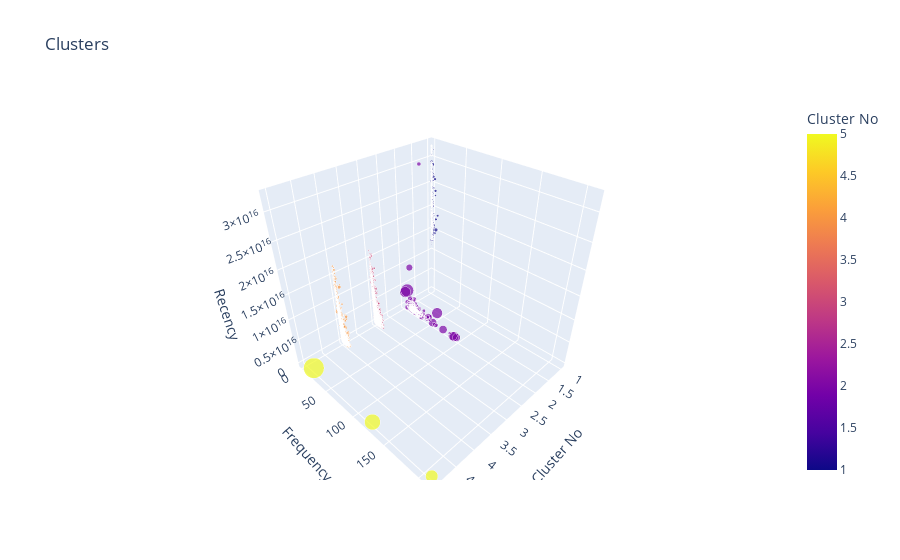

Notebook code for this chart:
### Code cell
px.scatter_3d(df_RFM.to_pandas(), 
              x='Cluster No', 
              y='Frequency', 
              z='Recency',
              size='Monetary',
              
              color='Cluster No', title='Clusters')

### Figure 1 — Plotly figure (JSON) as saved in the notebook; plotly's stock layout.template omitted (floating-point values rounded to 4 significant figures; data arrays with more than 128 entries replaced by an {"elided": "..."} marker saying what was removed)
{"data": [{"hovertemplate": "Cluster No=%{marker.color}<br>Frequency=%{y}<br>Recency=%{z}<br>Monetary=%{marker.size}<extra></extra>", "legendgroup": "", "marker": {"color": {"elided": "4297 int values"}, "coloraxis": "coloraxis", "size": {"elided": "4297 float values"}, "sizemode": "area", "sizeref": 83.33, "symbol": "circle"}, "mode": "markers", "name": "", "scene": "scene", "showlegend": false, "type": "scatter3d", "x": {"elided": "4297 int values"}, "y": {"elided": "4297 int values"}, "z": {"elided": "4297 int values"}}], "layout": {"coloraxis": {"colorbar": {"title": {"text": "Cluster No"}}, "colorscale": [[0, "#0d0887"], [0.1111, "#46039f"], [0.2222, "#7201a8"], [0.3333, "#9c179e"], [0.4444, "#bd3786"], [0.5556, "#d8576b"], [0.6667, "#ed7953"], [0.7778, "#fb9f3a"], [0.8889, "#fdca26"], [1, "#f0f921"]]}, "legend": {"itemsizing": "constant", "tracegroupgap": 0}, "scene": {"domain": {"x": [0, 1], "y": [0, 1]}, "xaxis": {"title": {"text": "Cluster No"}}, "yaxis": {"title": {"text": "Frequency"}}, "zaxis": {"title": {"text": "Recency"}}}, "title": {"text": "Clusters"}}}
